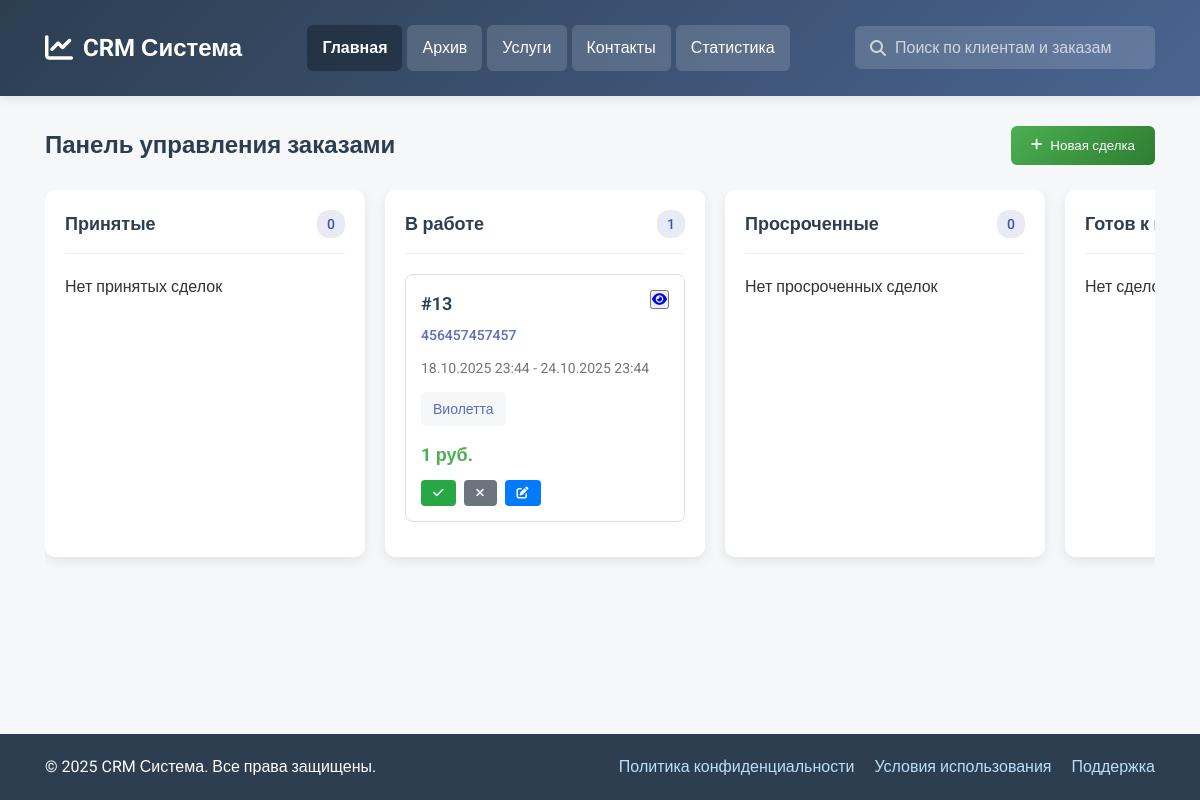
The page /crm/ on the database its author committed.
### deals/models.py (models this page shows, shortened)
class Deal(models.Model):
    STATUS_CHOICES = [
        ("new", "Принята"),
        ("in_progress", "В работе"),
        ("ready", "Готов к выдаче"),
        ("successful", "Успешная"),
        ("closed", "Закрытая"),
    ]
    client = models.ForeignKey(
        "clients.Client",
        on_delete=models.CASCADE,
        verbose_name="Клиент",
        related_name="deals",
    )
    services = models.ManyToManyField(
        "price.Service",  # Используем строковую ссылку
        through="DealService",
        verbose_name="Услуги",
    )
    description = models.TextField(blank=True, verbose_name="Описание")
    status = models.CharField(
        max_length=20, choices=STATUS_CHOICES, default="new", verbose_name="Статус"
    )
    start_date = models.DateTimeField(verbose_name="Дата начала")
    end_date = models.DateTimeField(verbose_name="Дата окончания")
    created_at = models.DateTimeField(auto_now_add=True, verbose_name="Дата создания")
    updated_at = models.DateTimeField(auto_now=True, verbose_name="Дата обновления")
    class Meta:
        verbose_name = "Сделка"
        verbose_name_plural = "Сделки"
        ordering = ["-created_at"]
    @property
    def total_price(self):
        return self.dealservice_set.aggregate(total=Sum("price"))["total"] or 0

### clients/models.py (models this page shows, shortened)
class Client(models.Model):
    name = models.CharField(max_length=200, verbose_name="ФИО клиента")
    phone = models.CharField(max_length=20, verbose_name="Телефон")
    email = models.EmailField(blank=True, null=True, verbose_name="Email")
    notes = models.TextField(blank=True, verbose_name="Заметки")
    created_at = models.DateTimeField(auto_now_add=True, verbose_name="Дата создания")
    class Meta:
        verbose_name = "Клиент"
        verbose_name_plural = "Клиенты"
        ordering = ["name"]

### price/models.py (models this page shows, shortened)
class Service(models.Model):
    name = models.CharField(max_length=200, verbose_name="Название услуги")
    price = models.DecimalField(max_digits=10, decimal_places=2, verbose_name="Цена")
    description = models.TextField(blank=True, verbose_name="Описание")
    duration_days = models.IntegerField(
        default=7, verbose_name="Срок выполнения (дней)"
    )
    is_active = models.BooleanField(default=True, verbose_name="Активна")
    created_at = models.DateTimeField(auto_now_add=True, verbose_name="Дата создания")
    updated_at = models.DateTimeField(auto_now=True, verbose_name="Дата обновления")
    category = models.ForeignKey(
        ServiceCategory,
        on_delete=models.SET_NULL,
        null=True,
        blank=True,
        verbose_name="Категория",
        related_name="services",
    )
    class Meta:
        verbose_name = "Услуга"
        verbose_name_plural = "Услуги"
        ordering = ["category", "name"]

### deals/views.py (the view)
# urls.py: path("", dashboard, name="dashboard"),  # Главная страница
def dashboard(request):
    services = Service.objects.filter(is_active=True)
    clients = Client.objects.all().order_by("name")
    deals_new = (
        Deal.objects.filter(status="new")
        .select_related("client")
        .prefetch_related("services")
    )
    deals_in_progress = (
        Deal.objects.filter(status="in_progress")
        .select_related("client")
        .prefetch_related("services")
    )
    deals_ready = (
        Deal.objects.filter(status="ready")
        .select_related("client")
        .prefetch_related("services")
    )
    deals_completed = (
        Deal.objects.filter(status="completed")
        .select_related("client")
        .prefetch_related("services")
    )
    deals_cancelled = (
        Deal.objects.filter(status="cancelled")
        .select_related("client")
        .prefetch_related("services")
    )
    deals_by_status = Deal.objects.values("status").annotate(count=Count("id"))
    status_counts = {status: count for status, count in deals_by_status}
    expired_deals = (
        Deal.objects.filter(
            Q(status__in=["new", "in_progress", "ready"])
            & Q(end_date__lt=timezone.now())
        )
        .select_related("client")
        .prefetch_related("services")
    )
    total_deals = Deal.objects.count()
    total_revenue = DealService.objects.aggregate(total=Sum("price"))["total"] or 0
    popular_services = Service.objects.annotate(
        deal_count=Count("dealservice")
    ).order_by("-deal_count")[:5]
    context = {
        "deals_new": deals_new,
        "deals_in_progress": deals_in_progress,
        "deals_ready": deals_ready,
        "deals_completed": deals_completed,
        "deals_cancelled": deals_cancelled,
        "expired_deals": expired_deals,
        "status_counts": status_counts,
        "services": services,
        "total_deals": total_deals,
        "total_revenue": total_revenue,
        "popular_services": popular_services,
        "clients": clients,
    }
    return render(request, "dashboard.html", context)

### templates/dashboard.html (shortened to what this page needs)
<!DOCTYPE html>
<html lang="ru">
<head>
    {% load static %}
    <link rel="stylesheet" href="https://cdnjs.cloudflare.com/ajax/libs/font-awesome/6.4.0/css/all.min.css">
    <link rel="stylesheet" href="{% static 'css/styles.css' %}">
</head>
<body>
    {% include 'header.html' %}
    <main>
        <section id="main" class="section active">
            <div class="container">
                <div class="dashboard-header">
                    <h1 class="dashboard-title">Панель управления заказами</h1>
                    <button class="add-btn" id="addDealBtn">
                        <i class="fas fa-plus"></i>
                        Новая сделка
                    </button>
                </div>
                <div class="columns">
                    <div class="column">
                        <div class="column-header">
                            <h2 class="column-title">Принятые</h2>
                            <span class="deal-count">{{ deals_new|length }}</span>
                        </div>
                        {% for deal in deals_new %}
                        <div class="deal-card" data-id="{{ deal.id }}">
                            <div class="deal-card-header">
                                <div>
                                    <h3 class="client-name">#{{ deal.id }}</h3>
                                    <a href="tel:{{ deal.client.phone }}" class="client-phone">{{ deal.client.phone }}</a>
                                </div>
                                <button><a href="{% url 'deal_detail' deal.id %}" class="btn-view" title="Просмотреть">
                                    <i class="fas fa-eye"></i>
                                </a></button>
                            </div>
                            <p class="deal-date">{{ deal.start_date|date:"d.m.Y H:i" }} - {{ deal.end_date|date:"d.m.Y H:i" }}</p>
                            <span class="deal-service">
                                {% for service in deal.services.all %}
                                    {{ service.name }}{% if not forloop.last %}, {% endif %}
                                {% endfor %}
                            </span>
                            <p class="deal-price">{{ deal.total_price }} руб.</p>
                            <div class="deal-actions">
                                <button class="status-btn btn-success" onclick="markAsSuccessful({{ deal.id }})">
                                    <i class="fas fa-check"></i>
                                </button>
                                <button class="status-btn btn-closed" onclick="markAsClosed({{ deal.id }})">
                                    <i class="fas fa-times"></i>
                                </button>
                                <button class="status-btn btn-status" onclick="showStatusModal({{ deal.id }})">
                                    <i class="fas fa-edit"></i>
                                </button>
                            </div>
                        </div>
                        {% empty %}
                        <p class="no-deals">Нет принятых сделок</p>
                        {% endfor %}
                    </div>
                    <div class="column">
                        <div class="column-header">
                            <h2 class="column-title">В работе</h2>
                            <span class="deal-count">{{ deals_in_progress|length }}</span>
                        </div>
                        {% for deal in deals_in_progress %}
                        <div class="deal-card" data-id="{{ deal.id }}">
                            <div class="deal-card-header">
                                <div>
                                    <h3 class="client-name">#{{ deal.id }}</h3>
                                    <a href="tel:{{ deal.client.phone }}" class="client-phone">{{ deal.client.phone }}</a>
                                </div>
                                <button><a href="{% url 'deal_detail' deal.id %}" class="btn-view" title="Просмотреть">
                                    <i class="fas fa-eye"></i>
                                </a></button>
                            </div>
                            <p class="deal-date">{{ deal.start_date|date:"d.m.Y H:i" }} - {{ deal.end_date|date:"d.m.Y H:i" }}</p>
                            <span class="deal-service">
                                {% for service in deal.services.all %}
                                    {{ service.name }}{% if not forloop.last %}, {% endif %}
                                {% endfor %}
                            </span>
                            <p class="deal-price">{{ deal.total_price }} руб.</p>
                            <div class="deal-actions">
                                <button class="status-btn btn-success" onclick="markAsSuccessful({{ deal.id }})">
                                    <i class="fas fa-check"></i>
                                </button>
                                <button class="status-btn btn-closed" onclick="markAsClosed({{ deal.id }})">
                                    <i class="fas fa-times"></i>
                                </button>
                                <button class="status-btn btn-status" onclick="showStatusModal({{ deal.id }})">
                                    <i class="fas fa-edit"></i>
                                </button>
                            </div>
                        </div>
                        {% empty %}
                        <p class="no-deals">Нет сделок в работе</p>
                        {% endfor %}
                    </div>
                    <div class="column">
                        <div class="column-header">
                            <h2 class="column-title">Просроченные</h2>
                            <span class="deal-count">{{ expired_deals|length }}</span>
                        </div>
                        {% for deal in expired_deals %}
                        <div class="deal-card" data-id="{{ deal.id }}">
                            <div class="deal-card-header">
                                <div>
                                    <h3 class="client-name">#{{ deal.id }}</h3>
                                    <a href="tel:{{ deal.client.phone }}" class="client-phone">{{ deal.client.phone }}</a>
                                </div>
                                <button><a href="{% url 'deal_detail' deal.id %}" class="btn-view" title="Просмотреть">
                                    <i class="fas fa-eye"></i>
                                </a></button>
                            </div>
                            <p class="deal-date">{{ deal.start_date|date:"d.m.Y H:i" }} - {{ deal.end_date|date:"d.m.Y H:i" }}</p>
                            <span class="deal-service">
                                {% for service in deal.services.all %}
                                    {{ service.name }}{% if not forloop.last %}, {% endif %}
                                {% endfor %}
                            </span>
                            <p class="deal-price">{{ deal.total_price }} руб.</p>
                            <div class="deal-actions">
                                <button class="status-btn btn-success" onclick="markAsSuccessful({{ deal.id }})">
                                    <i class="fas fa-check"></i>
                                </button>
                                <button class="status-btn btn-closed" onclick="markAsClosed({{ deal.id }})">
                                    <i class="fas fa-times"></i>
                                </button>
                                <button class="status-btn btn-status" onclick="showStatusModal({{ deal.id }})">
                                    <i class="fas fa-edit"></i>
                                </button>
                            </div>
                        </div>
                        {% empty %}
                        <p class="no-deals">Нет просроченных сделок</p>
                        {% endfor %}
                    </div>
                    <div class="column">
                        <div class="column-header">
                            <h2 class="column-title">Готов к выдаче</h2>
                        </div>
                        {% for deal in deals_ready %}
                        <div class="deal-card" data-id="{{ deal.id }}">
                            <div class="deal-card-header">
                                <div>
                                    <h3 class="client-name">#{{ deal.id }}</h3>
                                    <a href="tel:{{ deal.client.phone }}" class="client-phone">{{ deal.client.phone }} </a>
                                </div>
                                <button><a href="{% url 'deal_detail' deal.id %}" class="btn-view" title="Просмотреть">
                                    <i class="fas fa-eye"></i>
                                </a></button>
                            </div>
                            <p class="deal-date">{{ deal.start_date|date:"d.m.Y H:i" }} - {{ deal.end_date|date:"d.m.Y H:i" }}</p>
                            <span class="deal-service">
                                {% for service in deal.services.all %}
                                    {{ service.name }}{% if not forloop.last %}, {% endif %}
                                {% endfor %}
                            </span>
                            <p class="deal-price">{{ deal.total_price }} руб.</p>
                            <div class="deal-actions">
                                <button class="status-btn btn-success" onclick="markAsSuccessful({{ deal.id }})">
                                    <i class="fas fa-check"></i>
                                </button>
                                <button class="status-btn btn-closed" onclick="markAsClosed({{ deal.id }})">
                                    <i class="fas fa-times"></i>
                                </button>
                                <button class="status-btn btn-status" onclick="showStatusModal({{ deal.id }})">
                                    <i class="fas fa-edit"></i>
                                </button>
                            </div>
                        </div>
                        {% empty %}
                        <p class="no-deals">Нет сделок готовых к выдаче</p>
                        {% endfor %}
                    </div>
                </div>
            </div>
        </section>
    </main>
    {% include 'footer.html' %}
</body>
</html>

### rows shown on the page
Deal: id "13", client.phone "456457457457", start_date "18.10.2025 23:44", end_date "24.10.2025 23:44", total_price "1"
Service: name "Виолетта"

### other values the page prints
{{ deals_new|length }} "0"
{{ deals_in_progress|length }} "1"
{{ expired_deals|length }} "0"
